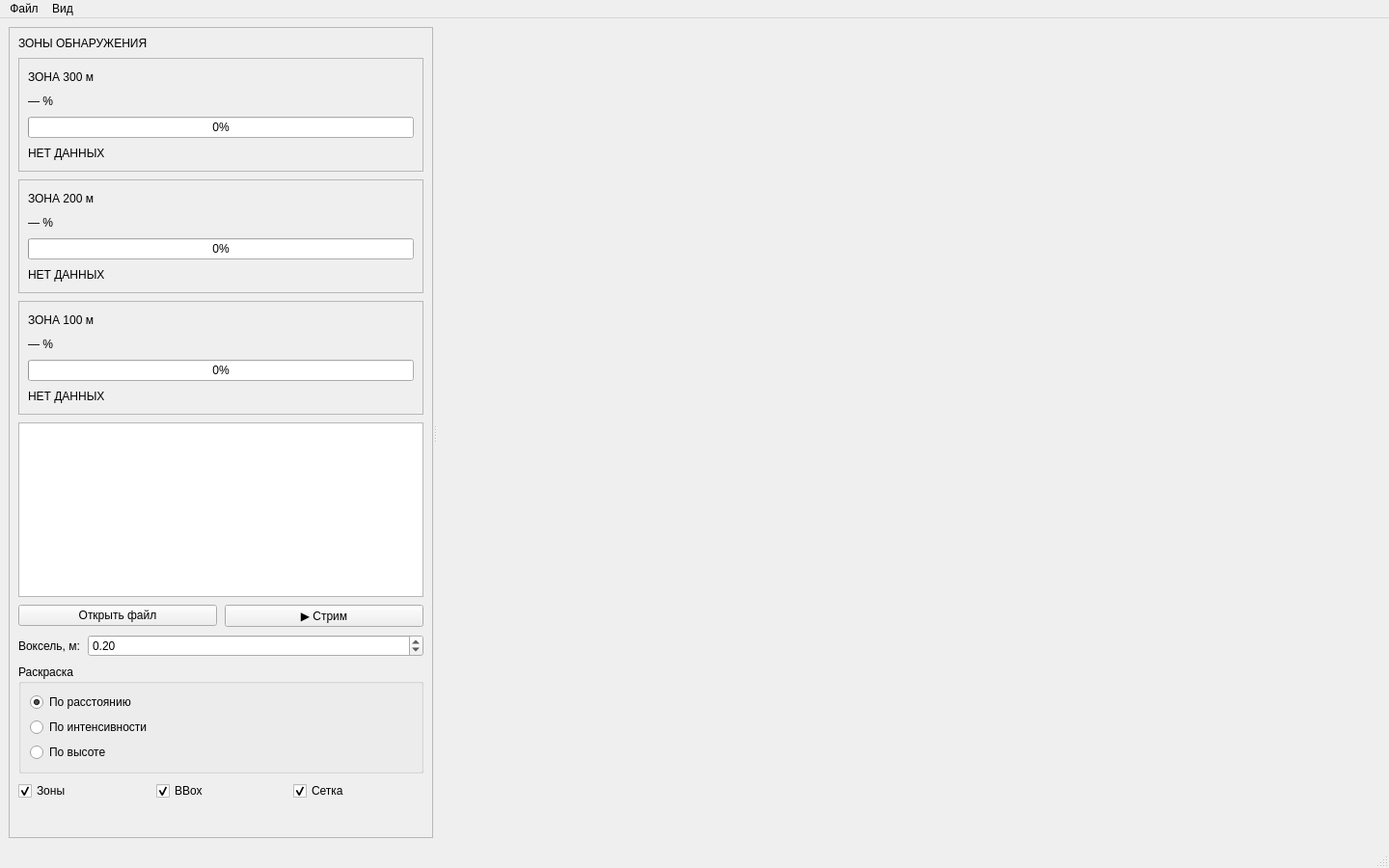
<?xml version="1.0" encoding="UTF-8"?>
<ui version="4.0">
 <class>MainWindow</class>
 <widget class="QMainWindow" name="MainWindow">
  <property name="geometry">
   <rect>
    <x>0</x>
    <y>0</y>
    <width>1440</width>
    <height>900</height>
   </rect>
  </property>
  <property name="minimumSize">
   <size>
    <width>1024</width>
    <height>640</height>
   </size>
  </property>
  <property name="windowTitle">
   <string>LiDAR Obstacle Monitor — анализ препятствий перед поездом</string>
  </property>
  <widget class="QWidget" name="centralwidget">
   <layout class="QHBoxLayout" name="centralLayout">
    <property name="spacing">
     <number>6</number>
    </property>
    <item>
     <widget class="QSplitter" name="mainSplitter">
      <property name="orientation">
       <enum>Qt::Horizontal</enum>
      </property>
      <widget class="QFrame" name="leftPanel">
       <property name="minimumSize">
        <size>
         <width>320</width>
         <height>0</height>
        </size>
       </property>
       <property name="maximumSize">
        <size>
         <width>440</width>
         <height>16777215</height>
        </size>
       </property>
       <property name="frameShape">
        <enum>QFrame::StyledPanel</enum>
       </property>
       <property name="frameShadow">
        <enum>QFrame::Raised</enum>
       </property>
       <layout class="QVBoxLayout" name="leftPanelLayout">
        <property name="spacing">
         <number>8</number>
        </property>
        <item>
         <widget class="QLabel" name="leftTitleLabel">
          <property name="text">
           <string>ЗОНЫ ОБНАРУЖЕНИЯ</string>
          </property>
         </widget>
        </item>
        <item>
         <widget class="QFrame" name="zoneCard_300">
          <property name="minimumSize">
           <size>
            <width>0</width>
            <height>118</height>
           </size>
          </property>
          <property name="frameShape">
           <enum>QFrame::StyledPanel</enum>
          </property>
          <layout class="QVBoxLayout" name="zoneLayout_300">
           <item>
            <widget class="QLabel" name="zoneTitle_300">
             <property name="text">
              <string>ЗОНА 300 м</string>
             </property>
            </widget>
           </item>
           <item>
            <widget class="QLabel" name="zoneProb_300">
             <property name="text">
              <string>— %</string>
             </property>
            </widget>
           </item>
           <item>
            <widget class="QProgressBar" name="zoneProgress_300">
             <property name="value">
              <number>0</number>
             </property>
            </widget>
           </item>
           <item>
            <widget class="QLabel" name="zoneStatus_300">
             <property name="text">
              <string>НЕТ ДАННЫХ</string>
             </property>
            </widget>
           </item>
          </layout>
         </widget>
        </item>
        <item>
         <widget class="QFrame" name="zoneCard_200">
          <property name="minimumSize">
           <size>
            <width>0</width>
            <height>118</height>
           </size>
          </property>
          <property name="frameShape">
           <enum>QFrame::StyledPanel</enum>
          </property>
          <layout class="QVBoxLayout" name="zoneLayout_200">
           <item>
            <widget class="QLabel" name="zoneTitle_200">
             <property name="text">
              <string>ЗОНА 200 м</string>
             </property>
            </widget>
           </item>
           <item>
            <widget class="QLabel" name="zoneProb_200">
             <property name="text">
              <string>— %</string>
             </property>
            </widget>
           </item>
           <item>
            <widget class="QProgressBar" name="zoneProgress_200">
             <property name="value">
              <number>0</number>
             </property>
            </widget>
           </item>
           <item>
            <widget class="QLabel" name="zoneStatus_200">
             <property name="text">
              <string>НЕТ ДАННЫХ</string>
             </property>
            </widget>
           </item>
          </layout>
         </widget>
        </item>
        <item>
         <widget class="QFrame" name="zoneCard_100">
          <property name="minimumSize">
           <size>
            <width>0</width>
            <height>118</height>
           </size>
          </property>
          <property name="frameShape">
           <enum>QFrame::StyledPanel</enum>
          </property>
          <layout class="QVBoxLayout" name="zoneLayout_100">
           <item>
            <widget class="QLabel" name="zoneTitle_100">
             <property name="text">
              <string>ЗОНА 100 м</string>
             </property>
            </widget>
           </item>
           <item>
            <widget class="QLabel" name="zoneProb_100">
             <property name="text">
              <string>— %</string>
             </property>
            </widget>
           </item>
           <item>
            <widget class="QProgressBar" name="zoneProgress_100">
             <property name="value">
              <number>0</number>
             </property>
            </widget>
           </item>
           <item>
            <widget class="QLabel" name="zoneStatus_100">
             <property name="text">
              <string>НЕТ ДАННЫХ</string>
             </property>
            </widget>
           </item>
          </layout>
         </widget>
        </item>
        <item>
         <widget class="QTableView" name="zonesTable">
          <property name="minimumSize">
           <size>
            <width>0</width>
            <height>150</height>
           </size>
          </property>
          <property name="editTriggers">
           <set>QAbstractItemView::NoEditTriggers</set>
          </property>
          <property name="alternatingRowColors">
           <bool>true</bool>
          </property>
          <property name="selectionMode">
           <enum>QAbstractItemView::NoSelection</enum>
          </property>
          <property name="showGrid">
           <bool>false</bool>
          </property>
          <attribute name="horizontalHeaderHighlightSections">
           <bool>false</bool>
          </attribute>
          <attribute name="verticalHeaderVisible">
           <bool>false</bool>
          </attribute>
          <attribute name="verticalHeaderHighlightSections">
           <bool>false</bool>
          </attribute>
         </widget>
        </item>
        <item>
         <layout class="QHBoxLayout" name="fileButtonsLayout">
          <item>
           <widget class="QPushButton" name="openFileButton">
            <property name="text">
             <string>Открыть файл</string>
            </property>
           </widget>
          </item>
          <item>
           <widget class="QPushButton" name="streamButton">
            <property name="text">
             <string>▶ Стрим</string>
            </property>
           </widget>
          </item>
         </layout>
        </item>
        <item>
         <layout class="QFormLayout" name="voxelLayout">
          <item row="0" column="0">
           <widget class="QLabel" name="voxelLabel">
            <property name="text">
             <string>Воксель, м:</string>
            </property>
           </widget>
          </item>
          <item row="0" column="1">
           <widget class="QDoubleSpinBox" name="voxelLeafSpin">
            <property name="decimals">
             <number>2</number>
            </property>
            <property name="minimum">
             <double>0.010000000000000</double>
            </property>
            <property name="maximum">
             <double>5.000000000000000</double>
            </property>
            <property name="singleStep">
             <double>0.050000000000000</double>
            </property>
            <property name="value">
             <double>0.200000000000000</double>
            </property>
           </widget>
          </item>
         </layout>
        </item>
        <item>
         <widget class="QGroupBox" name="coloringGroup">
          <property name="title">
           <string>Раскраска</string>
          </property>
          <layout class="QVBoxLayout" name="coloringLayout">
           <item>
            <widget class="QRadioButton" name="colorByDistanceRadio">
             <property name="text">
              <string>По расстоянию</string>
             </property>
             <property name="checked">
              <bool>true</bool>
             </property>
            </widget>
           </item>
           <item>
            <widget class="QRadioButton" name="colorByIntensityRadio">
             <property name="text">
              <string>По интенсивности</string>
             </property>
            </widget>
           </item>
           <item>
            <widget class="QRadioButton" name="colorByHeightRadio">
             <property name="text">
              <string>По высоте</string>
             </property>
            </widget>
           </item>
          </layout>
         </widget>
        </item>
        <item>
         <layout class="QHBoxLayout" name="overlayTogglesLayout">
          <item>
           <widget class="QCheckBox" name="zonesVisibleCheck">
            <property name="text">
             <string>Зоны</string>
            </property>
            <property name="checked">
             <bool>true</bool>
            </property>
           </widget>
          </item>
          <item>
           <widget class="QCheckBox" name="bboxVisibleCheck">
            <property name="text">
             <string>BBox</string>
            </property>
            <property name="checked">
             <bool>true</bool>
            </property>
           </widget>
          </item>
          <item>
           <widget class="QCheckBox" name="gridVisibleCheck">
            <property name="text">
             <string>Сетка</string>
            </property>
            <property name="checked">
             <bool>true</bool>
            </property>
           </widget>
          </item>
         </layout>
        </item>
        <item>
         <spacer name="leftSpacer">
          <property name="orientation">
           <enum>Qt::Vertical</enum>
          </property>
          <property name="sizeHint" stdset="0">
           <size>
            <width>20</width>
            <height>40</height>
           </size>
          </property>
         </spacer>
        </item>
       </layout>
      </widget>
      <widget class="QWidget" name="viewportContainer">
       <property name="minimumSize">
        <size>
         <width>600</width>
         <height>400</height>
        </size>
       </property>
      </widget>
     </widget>
    </item>
   </layout>
  </widget>
  <widget class="QMenuBar" name="menubar">
   <property name="geometry">
    <rect>
     <x>0</x>
     <y>0</y>
     <width>1440</width>
     <height>22</height>
    </rect>
   </property>
   <widget class="QMenu" name="menuFile">
    <property name="title">
     <string>Файл</string>
    </property>
    <addaction name="actionOpenPointCloud"/>
    <addaction name="actionOpenMLReport"/>
    <addaction name="separator"/>
    <addaction name="actionQuit"/>
   </widget>
   <widget class="QMenu" name="menuView">
    <property name="title">
     <string>Вид</string>
    </property>
    <addaction name="actionResetView"/>
    <addaction name="actionCameraFront"/>
    <addaction name="actionCameraTop"/>
   </widget>
   <addaction name="menuFile"/>
   <addaction name="menuView"/>
  </widget>
  <widget class="QStatusBar" name="statusbar"/>
  <action name="actionOpenPointCloud">
   <property name="text">
    <string>Открыть облако точек…</string>
   </property>
  </action>
  <action name="actionOpenMLReport">
   <property name="text">
    <string>Открыть ML-отчёт…</string>
   </property>
  </action>
  <action name="actionQuit">
   <property name="text">
    <string>Выход</string>
   </property>
  </action>
  <action name="actionResetView">
   <property name="text">
    <string>Сбросить вид</string>
   </property>
  </action>
  <action name="actionCameraFront">
   <property name="text">
    <string>Камера: фронт</string>
   </property>
  </action>
  <action name="actionCameraTop">
   <property name="text">
    <string>Камера: сверху</string>
   </property>
  </action>
</widget>
</ui>
